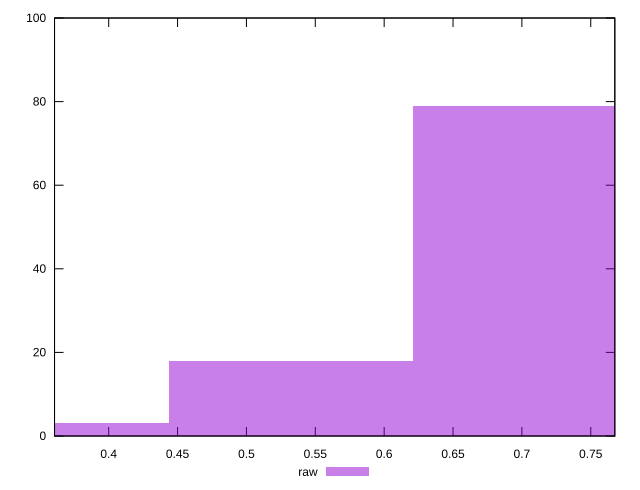

Write gnuplot code to recreate this figure.
reset

$raw <<EOF
0.7096311025276917 79
0.5322233268957688 18
0.35481555126384584 3
EOF

set key outside below
set boxwidth 0.17740777563192292
set xrange [0.36066792536539355:0.7674795466585453]
set yrange [0:100]
set trange [0:100]
set style fill transparent solid 0.5 noborder
set terminal svg size 640, 490 enhanced background rgb 'white'
set output "report_00014_2021-02-09T15:56:05.503Z/meta/pScore/samples/pages+cached+noadtech+nomedia+nocss/raw/histogram.svg"

plot $raw title "raw" with boxes

reset
